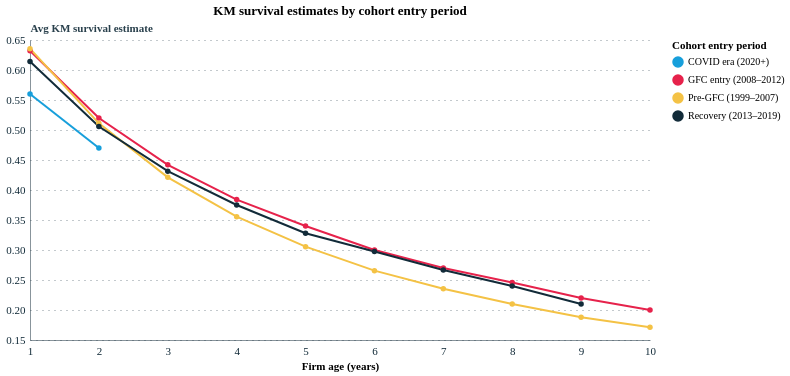

Source (notebook cell):
### Code cell
# KM survival by cohort entry period
cohort_s = cohort[(cohort['age'] > 0) & (cohort['age'] <= 10)].copy()
cohort_s['period'] = cohort_s['cohort'].apply(
    lambda x: 'Pre-GFC (1999–2007)'  if x <= 2007 else
              'GFC entry (2008–2012)' if x <= 2012 else
              'Recovery (2013–2019)' if x <= 2019 else
              'COVID era (2020+)')

avg_period = cohort_s.groupby(['period', 'age'])['kaplan_meier_rate'].mean().reset_index()

alt.Chart(avg_period).mark_line(point=True, strokeWidth=2).encode(
    x=alt.X('age:Q', title='Firm age (years)'),
    y=alt.Y('kaplan_meier_rate:Q', title='Avg KM survival estimate', scale=alt.Scale(zero=False)),
    color=alt.Color('period:N', legend=alt.Legend(title='Cohort entry period')),
    tooltip=['period:N', 'age:Q', alt.Tooltip('kaplan_meier_rate:Q', format='.2f')]
).properties(title='KM survival estimates by cohort entry period', width=620, height=300)

### Figure 1 — Vega-Lite specification as saved in the notebook (floating-point values rounded to 4 significant figures)
{"config": {"font": "Circular Std", "mark": {"line": {"interpolate": "linear"}}, "view": {"stroke": "transparent", "width": 400, "height": 300}, "range": {"category": ["#179fdb", "#e6224b", "#f4c245", "#122b39", "#eb5c2e", "#36b7b4"], "diverging": ["#E6224B", "#E54753", "#C9C9C9", "#179FDB", "#122B39"], "heatmap": ["#C9C9C9", "#179FDB", "#0063AF", "#122B39"], "ordinal": ["#00A767", "#36B7B4", "#179FDB", "#0063AF", "#243B5A"]}, "axisX": {"labelColor": "#122b39", "tickColor": "#122b39", "domainColor": "#122b39", "domainOpacity": 0.5, "gridOpacity": 0, "labelFont": "Circular Std", "labelAngle": 0, "labelAlign": "center", "labelFontSize": 11, "labelPadding": 5, "tickCount": 10, "tickSize": 0, "title": ""}, "axisY": {"labelColor": "#122b39", "labelFont": "Circular Std", "tickColor": "#122b39", "domainColor": "#122b39", "gridColor": "#122b39", "gridDash": [1, 5], "gridOpacity": 0.5, "labelPadding": 5, "labelFontSize": 11, "domainOpacity": 0.5, "tickSize": 0, "title": null, "titleAlign": "left", "titleAngle": 0, "titleBaseline": "bottom", "titleColor": "#122b39", "titleOpacity": 0.9, "titleX": 0, "titleY": -7}}, "data": {"name": "data-93fb76d26f993e312227a43469bb4a50"}, "mark": {"type": "line", "point": true, "strokeWidth": 2}, "encoding": {"color": {"field": "period", "legend": {"title": "Cohort entry period"}, "type": "nominal"}, "tooltip": [{"field": "period", "type": "nominal"}, {"field": "age", "type": "quantitative"}, {"field": "kaplan_meier_rate", "format": ".2f", "type": "quantitative"}], "x": {"field": "age", "title": "Firm age (years)", "type": "quantitative"}, "y": {"field": "kaplan_meier_rate", "scale": {"zero": false}, "title": "Avg KM survival estimate", "type": "quantitative"}}, "height": 300, "title": "KM survival estimates by cohort entry period", "width": 620, "$schema": "https://vega.github.io/schema/vega-lite/v5.20.1.json", "datasets": {"data-93fb76d26f993e312227a43469bb4a50": [{"period": "COVID era (2020+)", "age": 1, "kaplan_meier_rate": 0.56}, {"period": "COVID era (2020+)", "age": 2, "kaplan_meier_rate": 0.47}, {"period": "GFC entry (2008–2012)", "age": 1, "kaplan_meier_rate": 0.632}, {"period": "GFC entry (2008–2012)", "age": 2, "kaplan_meier_rate": 0.52}, {"period": "GFC entry (2008–2012)", "age": 3, "kaplan_meier_rate": 0.442}, {"period": "GFC entry (2008–2012)", "age": 4, "kaplan_meier_rate": 0.384}, {"period": "GFC entry (2008–2012)", "age": 5, "kaplan_meier_rate": 0.34}, {"period": "GFC entry (2008–2012)", "age": 6, "kaplan_meier_rate": 0.3}, {"period": "GFC entry (2008–2012)", "age": 7, "kaplan_meier_rate": 0.27}, {"period": "GFC entry (2008–2012)", "age": 8, "kaplan_meier_rate": 0.246}, {"period": "GFC entry (2008–2012)", "age": 9, "kaplan_meier_rate": 0.22}, {"period": "GFC entry (2008–2012)", "age": 10, "kaplan_meier_rate": 0.2}, {"period": "Pre-GFC (1999–2007)", "age": 1, "kaplan_meier_rate": 0.6356}, {"period": "Pre-GFC (1999–2007)", "age": 2, "kaplan_meier_rate": 0.5111}, {"period": "Pre-GFC (1999–2007)", "age": 3, "kaplan_meier_rate": 0.4211}, {"period": "Pre-GFC (1999–2007)", "age": 4, "kaplan_meier_rate": 0.3556}, {"period": "Pre-GFC (1999–2007)", "age": 5, "kaplan_meier_rate": 0.3056}, {"period": "Pre-GFC (1999–2007)", "age": 6, "kaplan_meier_rate": 0.2656}, {"period": "Pre-GFC (1999–2007)", "age": 7, "kaplan_meier_rate": 0.2356}, {"period": "Pre-GFC (1999–2007)", "age": 8, "kaplan_meier_rate": 0.21}, {"period": "Pre-GFC (1999–2007)", "age": 9, "kaplan_meier_rate": 0.1878}, {"period": "Pre-GFC (1999–2007)", "age": 10, "kaplan_meier_rate": 0.1711}, {"period": "Recovery (2013–2019)", "age": 1, "kaplan_meier_rate": 0.6143}, {"period": "Recovery (2013–2019)", "age": 2, "kaplan_meier_rate": 0.5057}, {"period": "Recovery (2013–2019)", "age": 3, "kaplan_meier_rate": 0.4314}, {"period": "Recovery (2013–2019)", "age": 4, "kaplan_meier_rate": 0.375}, {"period": "Recovery (2013–2019)", "age": 5, "kaplan_meier_rate": 0.328}, {"period": "Recovery (2013–2019)", "age": 6, "kaplan_meier_rate": 0.2975}, {"period": "Recovery (2013–2019)", "age": 7, "kaplan_meier_rate": 0.2667}, {"period": "Recovery (2013–2019)", "age": 8, "kaplan_meier_rate": 0.24}, {"period": "Recovery (2013–2019)", "age": 9, "kaplan_meier_rate": 0.21}]}}
